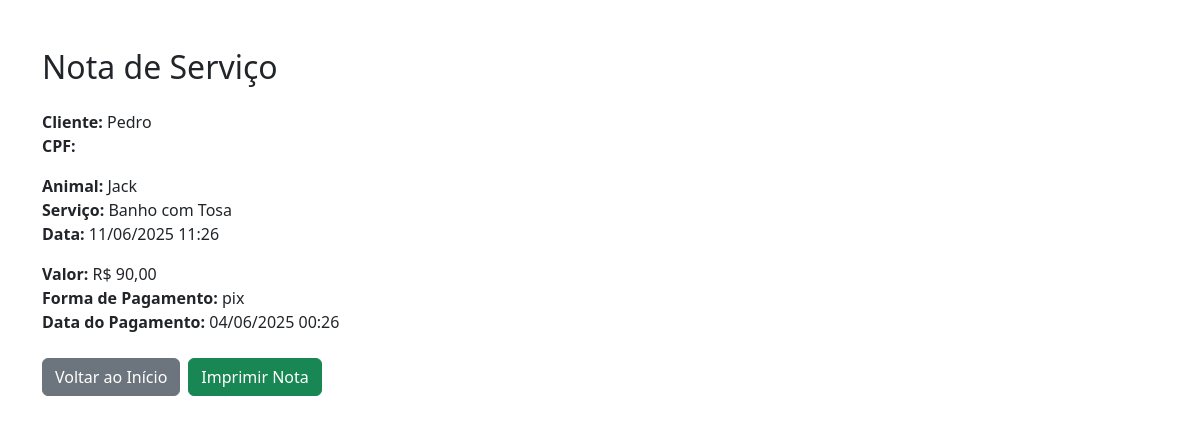
/AnimalSave2.3/pages/nota.php?id_agendamento=20 (signed in), run on the app's committed database.
### tables this page shows
CREATE TABLE `agendamentos` (
  `id_agendamento` int(11) NOT NULL,
  `id_animal` int(11) DEFAULT NULL,
  `data_hora` datetime NOT NULL,
  `id_servico` int(11) DEFAULT NULL,
  `status` enum('confirmado','cancelado','concluído') DEFAULT 'confirmado',
  `valor` decimal(10,2) NOT NULL,
  `observacoes` text DEFAULT NULL,
  `created` timestamp NOT NULL DEFAULT current_timestamp(),
  `modified` timestamp NOT NULL DEFAULT current_timestamp() ON UPDATE current_timestamp(),
  `id_cliente` int(11) DEFAULT NULL
);

CREATE TABLE `clientes` (
  `id_cliente` int(11) NOT NULL,
  `nome` varchar(255) NOT NULL,
  `cpf` varchar(14) DEFAULT NULL,
  `foto` varchar(255) NOT NULL,
  `telefone` varchar(15) DEFAULT NULL,
  `endereco` varchar(255) DEFAULT NULL,
  `email` varchar(255) DEFAULT NULL,
  `senha` varchar(255) NOT NULL,
  `created` timestamp NOT NULL DEFAULT current_timestamp(),
  `modified` timestamp NOT NULL DEFAULT current_timestamp() ON UPDATE current_timestamp()
);

CREATE TABLE `animais` (
  `id_animal` int(11) NOT NULL,
  `id_cliente` int(11) DEFAULT NULL,
  `nome` varchar(255) NOT NULL,
  `foto` varchar(255) NOT NULL,
  `tipo` varchar(50) DEFAULT NULL,
  `raca` varchar(100) DEFAULT NULL,
  `idade` int(11) DEFAULT NULL,
  `peso` decimal(5,2) DEFAULT NULL,
  `observacoes` text DEFAULT NULL,
  `created` timestamp NOT NULL DEFAULT current_timestamp(),
  `modified` timestamp NOT NULL DEFAULT current_timestamp() ON UPDATE current_timestamp()
);

CREATE TABLE `servicos` (
  `id_servico` int(11) NOT NULL,
  `nome` varchar(255) NOT NULL,
  `descricao` text DEFAULT NULL,
  `preco` decimal(10,2) DEFAULT NULL,
  `created` timestamp NOT NULL DEFAULT current_timestamp(),
  `modified` timestamp NOT NULL DEFAULT current_timestamp() ON UPDATE current_timestamp()
);

CREATE TABLE `pagamentos` (
  `id_pagamento` int(11) NOT NULL,
  `id_agendamento` int(11) DEFAULT NULL,
  `valor_pago` decimal(10,2) NOT NULL,
  `forma_pagamento` enum('dinheiro','cartão','pix') NOT NULL,
  `data_pagamento` datetime NOT NULL,
  `status` enum('pago','pendente') DEFAULT 'pendente',
  `created` timestamp NOT NULL DEFAULT current_timestamp(),
  `modified` timestamp NOT NULL DEFAULT current_timestamp() ON UPDATE current_timestamp()
);

### AnimalSave2.3/pages/nota.php (the view, shortened to what this page needs)
<?php
include('../config/config.php');
$id_agendamento = $_GET['id_agendamento'];
$stmt = $pdo->prepare("
    SELECT
        Ag.*,
        An.nome AS nome_animal,
        Cl.nome AS nome_cliente,
        Cl.cpf,
        S.nome AS nome_servico,
        Pg.forma_pagamento,
        Pg.valor_pago,
        Pg.data_pagamento
    FROM Agendamentos Ag
    JOIN Animais An ON Ag.id_animal = An.id_animal
    JOIN Clientes Cl ON An.id_cliente = Cl.id_cliente
    JOIN Servicos S ON Ag.id_servico = S.id_servico
    LEFT JOIN Pagamentos Pg ON Pg.id_agendamento = Ag.id_agendamento
    WHERE Ag.id_agendamento = ?
");
$stmt->execute([$id_agendamento]);
$nota = $stmt->fetch(PDO::FETCH_ASSOC);
?>
<!DOCTYPE html>
<html lang="pt-br">
<head>
    <link href="https://cdn.jsdelivr.net/npm/bootstrap@5.3.6/dist/css/bootstrap.min.css" rel="stylesheet">
</head>
<body class="container py-5">
    <h2 class="mb-4">Nota de Serviço</h2>
    <div class="mb-3">
        <strong>Cliente:</strong> <?= htmlspecialchars($nota['nome_cliente']) ?><br>
        <strong>CPF:</strong> <?= htmlspecialchars($nota['cpf']) ?>
    </div>
    <div class="mb-3">
        <strong>Animal:</strong> <?= htmlspecialchars($nota['nome_animal']) ?><br>
        <strong>Serviço:</strong> <?= htmlspecialchars($nota['nome_servico']) ?><br>
        <strong>Data:</strong> <?= date('d/m/Y H:i', strtotime($nota['data_hora'])) ?>
    </div>
    <div class="mb-3">
        <strong>Valor:</strong> R$ <?= number_format($nota['valor'], 2, ',', '.') ?><br>
        <strong>Forma de Pagamento:</strong> <?= htmlspecialchars($nota['forma_pagamento']) ?><br>
        <strong>Data do Pagamento:</strong> <?= $nota['data_pagamento'] ? date('d/m/Y H:i', strtotime($nota['data_pagamento'])) : 'Pendente' ?>
    </div>
    <div class="d-flex gap-2 mt-4 no-print">
        <a href="index.php" class="btn btn-secondary">Voltar ao Início</a>
        <button class="btn btn-success" onclick="window.print()">Imprimir Nota</button>
    </div>
</body>
</html>

### data on the page
agendamentos: clientes.nome "Pedro", id_animal.nome "Jack", id_servico.nome "Banho com Tosa", data_hora "11/06/2025 11:26", valor "90,00", pagamentos.forma_pagamento "pix", pagamentos.data_pagamento "04/06/2025 00:26"
